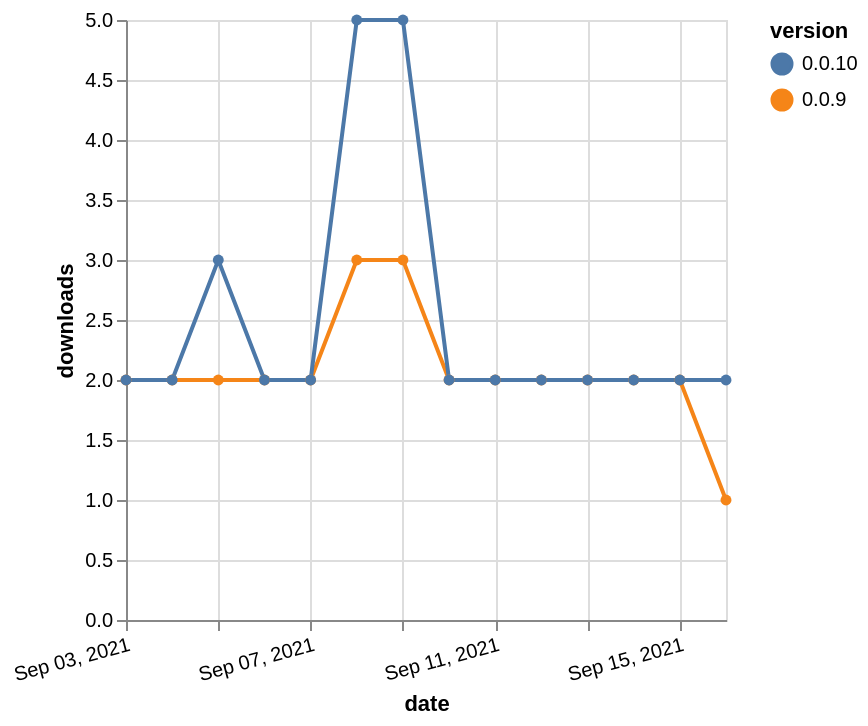

Source (Vega-Lite JSON):
### Vega-Lite specification from a JSON file in a GitHub repository (floating-point values rounded to 4 significant figures)
{"$schema": "https://vega.github.io/schema/vega-lite/v5.json", "description": "A simple bar chart with embedded data.", "data": {"values": [{"date": "2021-09-03", "total": 2244, "delta": 2, "version": "0.0.9"}, {"date": "2021-09-04", "total": 2246, "delta": 2, "version": "0.0.9"}, {"date": "2021-09-05", "total": 2248, "delta": 2, "version": "0.0.9"}, {"date": "2021-09-06", "total": 2250, "delta": 2, "version": "0.0.9"}, {"date": "2021-09-07", "total": 2252, "delta": 2, "version": "0.0.9"}, {"date": "2021-09-08", "total": 2255, "delta": 3, "version": "0.0.9"}, {"date": "2021-09-09", "total": 2258, "delta": 3, "version": "0.0.9"}, {"date": "2021-09-10", "total": 2260, "delta": 2, "version": "0.0.9"}, {"date": "2021-09-11", "total": 2262, "delta": 2, "version": "0.0.9"}, {"date": "2021-09-12", "total": 2264, "delta": 2, "version": "0.0.9"}, {"date": "2021-09-13", "total": 2266, "delta": 2, "version": "0.0.9"}, {"date": "2021-09-14", "total": 2268, "delta": 2, "version": "0.0.9"}, {"date": "2021-09-15", "total": 2270, "delta": 2, "version": "0.0.9"}, {"date": "2021-09-16", "total": 2271, "delta": 1, "version": "0.0.9"}, {"date": "2021-09-03", "total": 2407, "delta": 2, "version": "0.0.10"}, {"date": "2021-09-04", "total": 2409, "delta": 2, "version": "0.0.10"}, {"date": "2021-09-05", "total": 2412, "delta": 3, "version": "0.0.10"}, {"date": "2021-09-06", "total": 2414, "delta": 2, "version": "0.0.10"}, {"date": "2021-09-07", "total": 2416, "delta": 2, "version": "0.0.10"}, {"date": "2021-09-08", "total": 2421, "delta": 5, "version": "0.0.10"}, {"date": "2021-09-09", "total": 2426, "delta": 5, "version": "0.0.10"}, {"date": "2021-09-10", "total": 2428, "delta": 2, "version": "0.0.10"}, {"date": "2021-09-11", "total": 2430, "delta": 2, "version": "0.0.10"}, {"date": "2021-09-12", "total": 2432, "delta": 2, "version": "0.0.10"}, {"date": "2021-09-13", "total": 2434, "delta": 2, "version": "0.0.10"}, {"date": "2021-09-14", "total": 2436, "delta": 2, "version": "0.0.10"}, {"date": "2021-09-15", "total": 2438, "delta": 2, "version": "0.0.10"}, {"date": "2021-09-16", "total": 2440, "delta": 2, "version": "0.0.10"}]}, "width": "container", "mark": {"type": "line", "point": {"filled": true}}, "encoding": {"x": {"field": "date", "type": "temporal", "timeUnit": "yearmonthdate", "title": "date", "axis": {"labelAngle": -15}}, "y": {"field": "delta", "type": "quantitative", "title": "downloads"}, "color": {"field": "version", "type": "nominal"}, "tooltip": {"field": "delta"}}}
